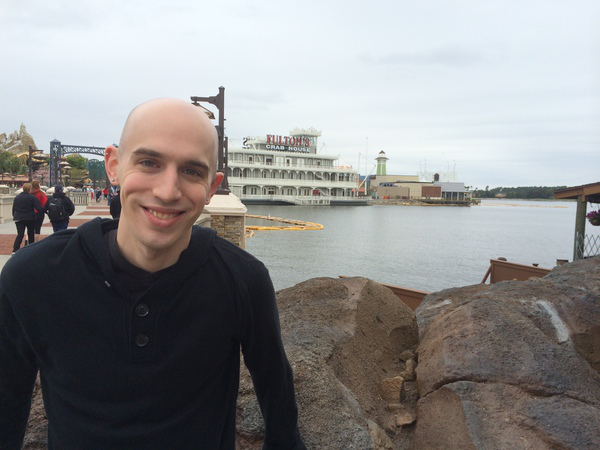
#> input picture OpenVC_tutorials/images/adrian.png, 600 x 450 px, given in place of opencv_logo.png, which was not available; the run also reads 6 pictures not shown here
$ jupyter execute Basic.ipynb   (older library calls are emulated)
#> lines starting #> are read from the running program, lines starting #| are printed output that depends on the picture; after the words box and inside, x2 and y2 are one past the last pixel; in counts of white or black regions, pixels touching at a corner belong together; pictures that were not available may be replaced by others from this repository, and a replacement may not be noted
[cell 1]
# import the necessary packages
import matplotlib.pyplot as plt
import argparse
import imutils
import cv2

[cell 2]
def plt_imshow(title, image):
    # convert the image frame BGR to RGB color space and display it
	image = cv2.cvtColor(image, cv2.COLOR_BGR2RGB)
	plt.imshow(image)
	plt.title(title)
	plt.grid(False)
	plt.show()

[cell 3]
# # construct the argument parser and parse the arguments
# ap = argparse.ArgumentParser()
# ap.add_argument("-i", "--image", type=str, default="opencv_logo.png",
# 	help="path to the input image")
# args = vars(ap.parse_args())

# since we are using Jupyter Notebooks we can replace our argument
# parsing code with *hard coded* arguments and values
args = {
    "image": "./images/opencv_logo.png"
}

[cell 4]
# load the image and show it
image = cv2.imread(args["image"])
#> image is the input picture: shape (450, 600, 3); mean B, G, R 139.9, 140.1, 141
plt_imshow("Original", image)

# grab the dimensions of the image and calculate the center of the
# image
(h, w) = image.shape[:2]
(cX, cY) = (w // 2, h // 2)

# rotate our image by 45 degrees around the center of the image
M = cv2.getRotationMatrix2D((cX, cY), 45, 1.0)
rotated = cv2.warpAffine(image, M, (w, h))
plt_imshow("Rotated by 45 Degrees", rotated)

# rotate our image by -90 degrees around the image
M = cv2.getRotationMatrix2D((cX, cY), -90, 1.0)
rotated = cv2.warpAffine(image, M, (w, h))
plt_imshow("Rotated by -90 Degrees", rotated)

[cell 5]
# rotate our image around an arbitrary point rather than the center
M = cv2.getRotationMatrix2D((10, 10), 45, 1.0)
rotated = cv2.warpAffine(image, M, (w, h))
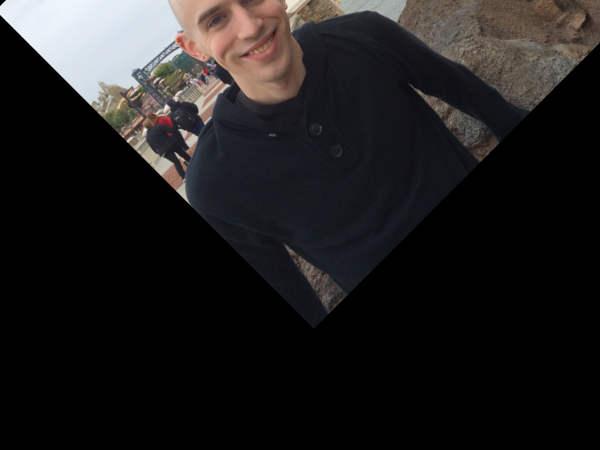
#> rotated: shape (450, 600, 3); mean B, G, R 30.1, 30, 31.7
plt_imshow("Rotated by Arbitrary Point", rotated)

[cell 6]
# use our imutils function to rotate an image 180 degrees
rotated = imutils.rotate(image, 180)
plt_imshow("Rotated by 180 Degrees", rotated)

[cell 7]
# rotate our image by 33 degrees counterclockwise, ensuring the
# entire rotated image still views in the viewing area
rotated = imutils.rotate_bound(image, -33)
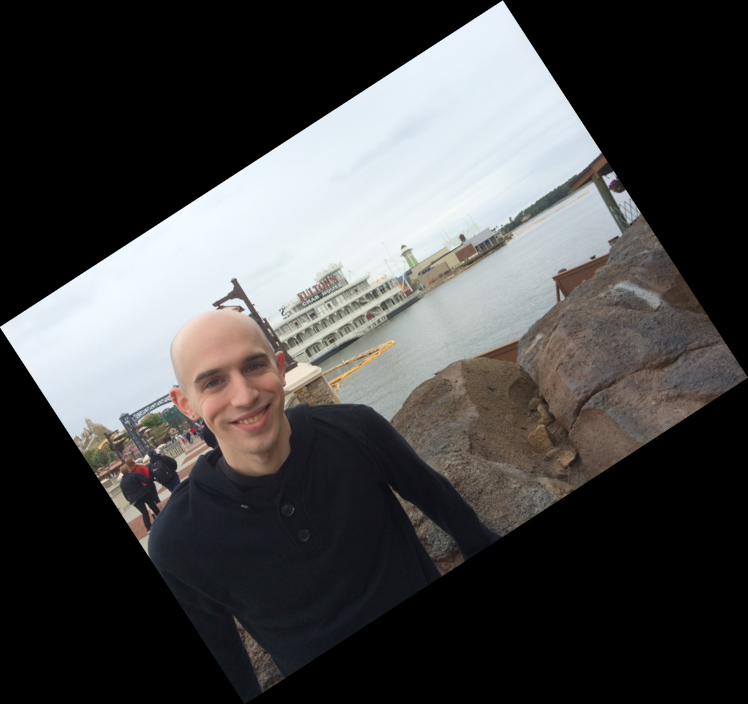
#> rotated: shape (704, 748, 3); mean B, G, R 71.7, 71.8, 72.3
plt_imshow("Rotated Without Cropping", rotated)

[cell 8]
# load the original input image and display it to our screen
image = cv2.imread(args["image"])
plt_imshow("Original", image)

# let's resize our image to be 150 pixels wide, but in order to
# prevent our resized image from being skewed/distorted, we must
# first calculate the ratio of the *new* width to the *old* width
r = 150.0 / image.shape[1]
dim = (150, int(image.shape[0] * r))

# perform the actual resizing of the image
resized = cv2.resize(image, dim, interpolation=cv2.INTER_AREA)
plt_imshow("Resized (Width)", resized)

[cell 9]
# let's resize the image to have a width of 50 pixels, again keeping
# in mind the aspect ratio
r = 50.0 / image.shape[0]
dim = (int(image.shape[1] * r), 50)

# perform the resizing
resized = cv2.resize(image, dim, interpolation=cv2.INTER_AREA)
#> resized: shape (50, 66, 3)
plt_imshow("Resized (Height)", resized)

[cell 10]
# calculating the ratio each and every time we want to resize an
# image is a real pain, so let's use the imutils convenience
# function which will *automatically* maintain our aspect ratio
# for us
resized = imutils.resize(image, width=100)
#> resized: shape (75, 100, 3)
plt_imshow("Resized via imutils", resized)

[cell 11]
# construct the list of interpolation methods in OpenCV
methods = [
	("cv2.INTER_NEAREST", cv2.INTER_NEAREST),
	("cv2.INTER_LINEAR", cv2.INTER_LINEAR),
	("cv2.INTER_AREA", cv2.INTER_AREA),
	("cv2.INTER_CUBIC", cv2.INTER_CUBIC),
	("cv2.INTER_LANCZOS4", cv2.INTER_LANCZOS4)]

# loop over the interpolation methods
for (name, method) in methods:
	# increase the size of the image by 3x using the current
	# interpolation method
	print("[INFO] {}".format(name))
	resized = imutils.resize(image, width=image.shape[1] * 3,
		inter=method)
	plt_imshow("Method: {}".format(name), resized)

[cell 12]
# load the original input image and display it to our screen
image = cv2.imread(args["image"])
plt_imshow("Original", image)

# flip the image horizontally
print("[INFO] flipping image horizontally...")
flipped = cv2.flip(image, 1)
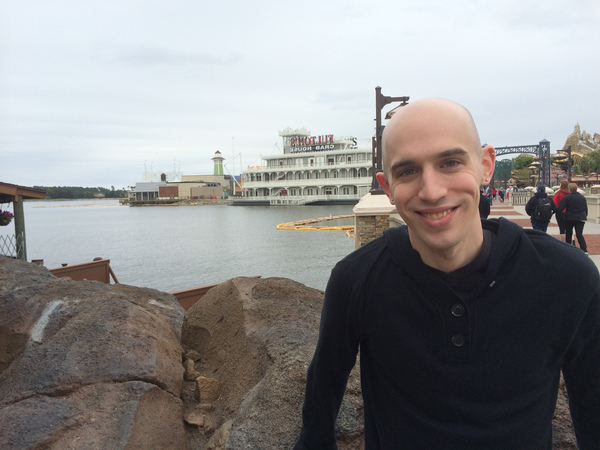
#> flipped: shape (450, 600, 3); mean B, G, R 139.9, 140.1, 141
plt_imshow("Flipped Horizontally", flipped)

[cell 13]
# flip the image vertically
flipped = cv2.flip(image, 0)
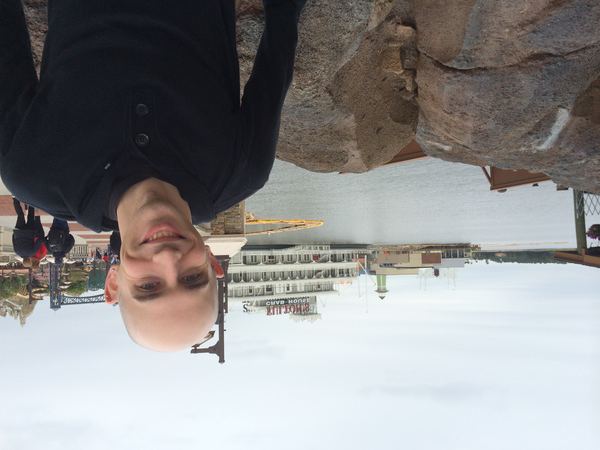
#> flipped: shape (450, 600, 3); mean B, G, R 139.9, 140.1, 141
print("[INFO] flipping image vertically...")
plt_imshow("Flipped Vertically", flipped)

[cell 14]
# flip the image along both axes
flipped = cv2.flip(image, -1)
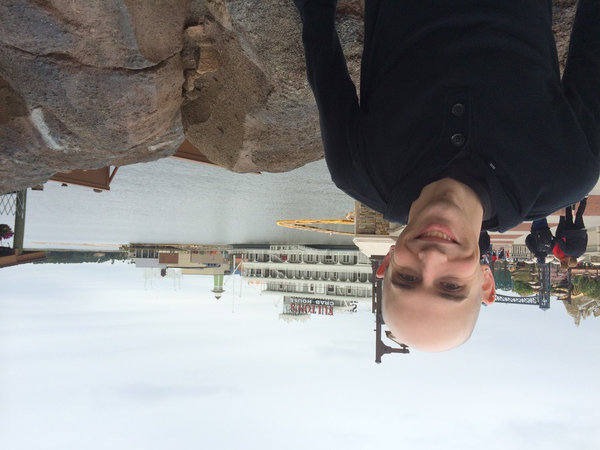
#> flipped: shape (450, 600, 3); mean B, G, R 139.9, 140.1, 141
print("[INFO] flipping image horizontally and vertically...")
plt_imshow("Flipped Horizontally & Vertically", flipped)

[cell 15]
# load the input image and display it to our screen
image = cv2.imread(args["image"])
plt_imshow("Original", image)

# cropping an image with OpenCV is accomplished via simple NumPy
# array slices in startY:endY, startX:endX order -- here we are
# cropping the face from the image (these coordinates were
# determined using photo editing software such as Photoshop,
# GIMP, Paint, etc.)
face = image[85:250, 85:220]
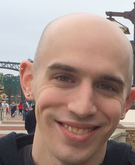
#> face: shape (165, 135, 3); mean B, G, R 132.5, 140.5, 163.2
plt_imshow("Part1", face)

[cell 16]
# apply another image crop, this time extracting the body
body = image[90:450, 0:290]
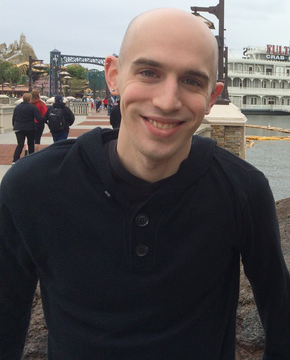
#> body: shape (360, 290, 3); mean B, G, R 82.5, 82.6, 87.5
plt_imshow("Part2", body)

[cell 17]
# import the necessary packages
from matplotlib import pyplot as plt
import numpy as np
import argparse
import cv2

[cell 18]
# images are NumPy arrays stored as unsigned 8-bit integers (unit8)
# with values in the range [0, 255]; when using the add/subtract
# functions in OpenCV, these values will be *clipped* to this range,
# even if they fall outside the range [0, 255] after applying the
# operation
added = cv2.add(np.uint8([200]), np.uint8([100]))
subtracted = cv2.subtract(np.uint8([50]), np.uint8([100]))
print("max of 255: {}".format(added))
print("min of 0: {}".format(subtracted))

[cell 19]
# using NumPy arithmetic operations (rather than OpenCV operations)
# will result in a modulo ("wrap around") instead of being clipped
# to the range [0, 255]
added = np.uint8([200]) + np.uint8([100])
subtracted = np.uint8([50]) - np.uint8([100])
print("wrap around: {}".format(added))
print("wrap around: {}".format(subtracted))

[cell 20]
# load the original input image and display it to our screen
image = cv2.imread(args["image"])
plt_imshow("Original", image)

[cell 21]
# increasing the pixel intensities in our input image by 100 is
# accomplished by constructing a NumPy array that has the *same
# dimensions* as our input image, filling it with ones, multiplying
# it by 100, and then adding the input image and matrix together
M = np.ones(image.shape, dtype="uint8") * 100
added = cv2.add(image, M)
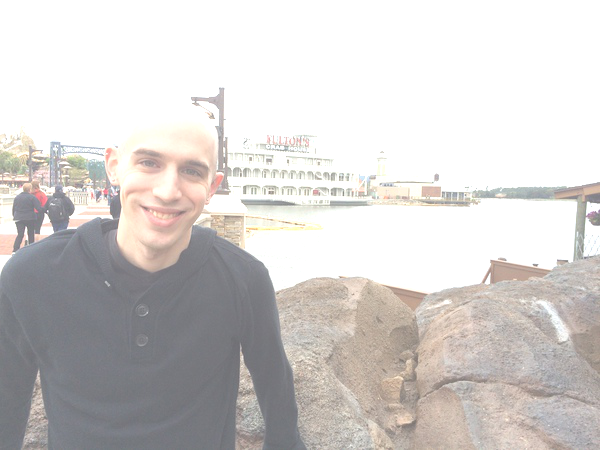
#> added: shape (450, 600, 3); mean B, G, R 205.7, 207.5, 210.9
plt_imshow("Lighter", added)

[cell 22]
# similarly, we can subtract 50 from all pixels in our image and make it
# darker
M = np.ones(image.shape, dtype="uint8") * 50
subtracted = cv2.subtract(image, M)
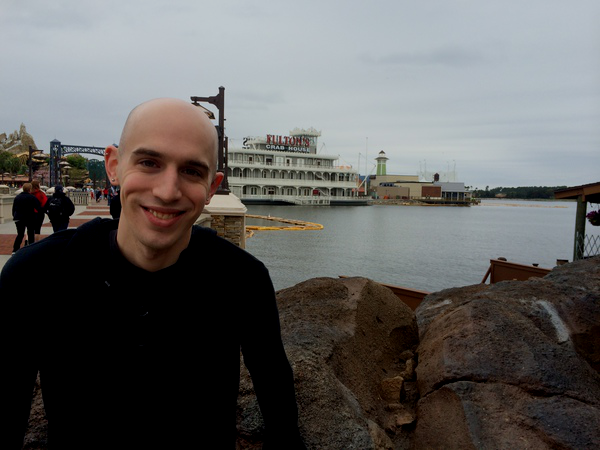
#> subtracted: shape (450, 600, 3); mean B, G, R 94, 95.3, 96.4
plt_imshow("Darker", subtracted)

[cell 23]
# draw a rectangle
rectangle = np.zeros((300, 300), dtype="uint8")
cv2.rectangle(rectangle, (25, 25), (275, 275), 255, -1)
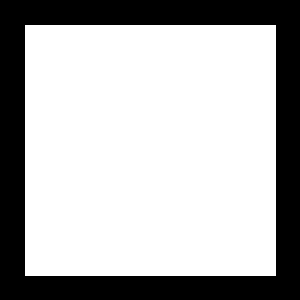
#> rectangle: shape (300, 300); 70% white; 1 black region, box (x1, y1, x2, y2) and area: (0, 0, 300, 300) 26999
plt_imshow("Rectangle", rectangle)

# draw a circle
circle = np.zeros((300, 300), dtype = "uint8")
cv2.circle(circle, (150, 150), 150, 255, -1)
#> circle: shape (300, 300); 78.5% white; 4 black regions, box (x1, y1, x2, y2) and area: (0, 0, 150, 150) 4980, (151, 0, 300, 133) 4830, (0, 151, 133, 300) 4830, (168, 168, 300, 300) 4681
#> (the rest of the program and of its run is left out)
